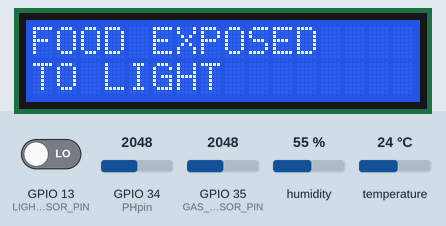
Recording of a sketch running on a simulated ESP32. Parts: 16×2 character LCD. The test bench sets the inputs (shaded band); at power-on: GPIO 34 (PHpin) = 2048, GPIO 35 (GAS_SENSOR_PIN) = 2048, humidity 55 %, GPIO 13 (LIGHT_SENSOR_PIN) LOW, temperature 24 °C. WiFi joins after 1.5 s; servers stay silent unless stated; what the sketch prints to the serial monitor is not drawn.

Above: at 5.5 s.
5.6 s: GPIO 34 (PHpin) set to 2866
At 14.2 s:
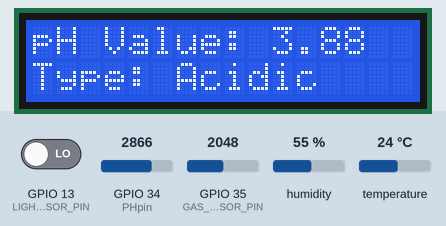
18.2 s: GPIO 35 (GAS_SENSOR_PIN) set to 931
At 23.7 s:
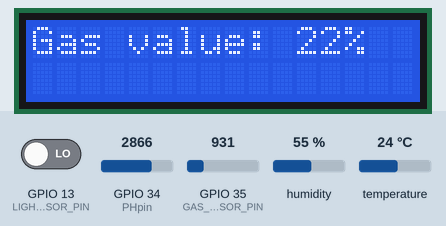
27.2 s: GPIO 35 (GAS_SENSOR_PIN) set to 818
At 38.4 s:
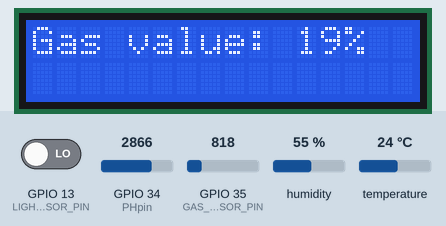
39.5 s: humidity set to 88 %
At 45.7 s:
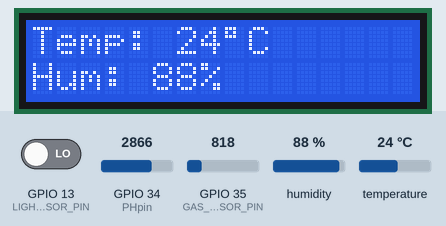
51.9 s: GPIO 13 (LIGHT_SENSOR_PIN) driven HIGH
At 65.8 s:
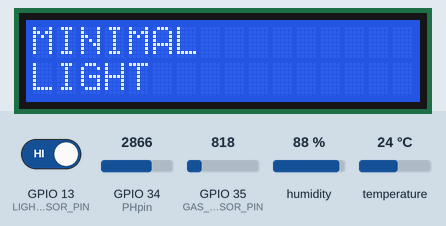
65.9 s: GPIO 35 (GAS_SENSOR_PIN) set to 617
At 70.2 s:
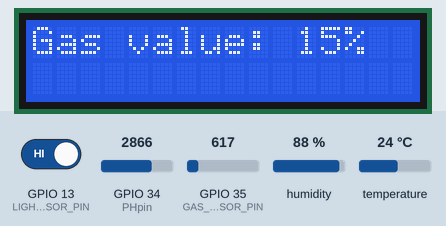
73.5 s: GPIO 35 (GAS_SENSOR_PIN) set to 538
Timing chart, 0 to 76.5 s (numbered marks = the images above; inputs shaded):
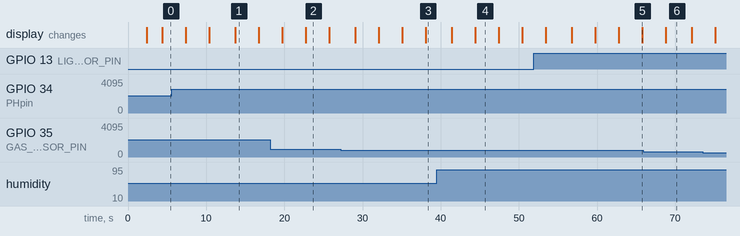

The sketch:

Food_quality.ino
```cpp
#define BLYNK_TEMPLATE_ID " "
#define BLYNK_TEMPLATE_NAME " "
#define BLYNK_AUTH_TOKEN " "

#include <LiquidCrystal.h>
#include "DHT.h"
#include <WiFi.h>
#include <BlynkSimpleEsp32.h>
#include <Wire.h>

#define LIGHT_SENSOR_PIN 13
#define DHT_SENSOR_PIN 4
#define DHT_SENSOR_TYPE DHT11
#define GAS_SENSOR_PIN 35
#define PHpin 34
#define WIFI_SSID " "
#define WIFI_PASSWORD " "


DHT dht(DHT_SENSOR_PIN, DHT_SENSOR_TYPE);
LiquidCrystal lcd(19, 23, 18, 17, 16, 15);

char blynkAuthToken[] = BLYNK_AUTH_TOKEN;
char wifiSsid[] = WIFI_SSID;
char wifiPassword[] = WIFI_PASSWORD;

BlynkTimer blynkTimer;

int gasPercentage = 0;
int temperatureCelsius = 0;
int humidityPercentage = 0;
float calibration_value = 20.24 - 3.20;  // Calibration offset
int buffer_arr[10];
int temp;
float ph_act;

void setup() {
  Serial.begin(115200);
  WiFi.begin(wifiSsid, wifiPassword);
  Serial.print("Connecting to Wi-Fi");
  int wifiAttemptCount = 0;
  while (WiFi.status() != WL_CONNECTED && wifiAttemptCount < 20) {
    delay(1000);
    Serial.print(".");
    wifiAttemptCount++;
  }

  if (WiFi.status() == WL_CONNECTED) {
    Serial.println("\nConnected to Wi-Fi!");
    Serial.println("Connecting to Blynk...");
    Blynk.begin(blynkAuthToken, wifiSsid, wifiPassword);
  } else {
    Serial.println("\nWi-Fi Connection Failed!");
  }

  lcd.begin(16, 2);
  lcd.clear();
  lcd.setCursor(0, 0);
  lcd.print("Welcome to");
  lcd.setCursor(0, 1);
  lcd.print("FOOD MONITORING");
  delay(2000);
  lcd.clear();

  pinMode(GAS_SENSOR_PIN, INPUT);
  pinMode(LIGHT_SENSOR_PIN, INPUT);
  pinMode(PHpin, INPUT);

  dht.begin();
  blynkTimer.setInterval(5000L, sendToBlynk);
}

void loop() {
  Blynk.run();
  blynkTimer.run();
  readLightSensor();
  readGasSensor();
  phsensor();
  readTemperatureHumidity();
}

void readLightSensor() {
  int lightState = digitalRead(LIGHT_SENSOR_PIN);
  Serial.print("Light state: ");
  Serial.println(lightState);

  lcd.clear();
  if (lightState == HIGH) {
    Serial.println("It is dark");
    lcd.setCursor(0, 0);
    lcd.print("MINIMAL");
    lcd.setCursor(0, 1);
    lcd.print("LIGHT");
  } else {
    Serial.println("It is light");
    lcd.setCursor(0, 0);
    lcd.print("FOOD EXPOSED");
    lcd.setCursor(0, 1);
    lcd.print("TO LIGHT");
  }
  delay(3000);
}

void readGasSensor() {
  int gasSensorValue = analogRead(GAS_SENSOR_PIN);
  gasPercentage = map(gasSensorValue, 0, 4095, 0, 100);

  Serial.print("ADC VALUE: ");
  Serial.println(gasSensorValue);
  Serial.print("PPM IN % : ");
  Serial.println(gasPercentage);

  lcd.clear();
  lcd.setCursor(0, 0);
  lcd.print("Gas value: ");
  lcd.print(gasPercentage);
  lcd.print("%");
  delay(3000);

  if (gasPercentage < 10) {  // **Food is Normal**
    Serial.println("Food condition: Normal");
    lcd.clear();
    lcd.setCursor(0, 0);
    lcd.print("FOOD IS NORMAL");
    lcd.setCursor(0, 1);
    lcd.print("SAFE TO STORE");
    delay(3000);
  } else if (gasPercentage >= 10 && gasPercentage < 14) {
    Serial.println("Warning: Food starts to spoil.");
    lcd.clear();
    lcd.setCursor(0, 0);
    lcd.print("FOOD STARTS");
    lcd.setCursor(0, 1);
    lcd.print("TO SPOIL");
    delay(3000);
    //Blynk.logEvent("gas_warning", "Food may start spoiling. Monitor closely.");
  } else if (gasPercentage > 20) {
    Serial.println("ALERT! FOOD IS SPOILED!");
    lcd.clear();
    lcd.setCursor(0, 0);
    lcd.print("ALERT!");
    lcd.setCursor(0, 1);
    lcd.print("FOOD SPOILED");
    delay(3000);
    Blynk.logEvent("gas_alert", "CRITICAL: FOOD SPOILAGE DETECTED!");
  }
}

void readTemperatureHumidity() {
  humidityPercentage = dht.readHumidity();
  temperatureCelsius = dht.readTemperature();

  if (isnan(humidityPercentage) || isnan(temperatureCelsius)) {
    Serial.println(F("Failed to read from DHT sensor!"));
    lcd.clear();
    lcd.print("DHT Read Err");
    delay(2000);
    return;
  }

  Serial.print(F("Humidity: "));
  Serial.print(humidityPercentage);
  Serial.print(F("% Temp: "));
  Serial.print(temperatureCelsius);
  Serial.println(F("°C"));

  lcd.clear();
  lcd.setCursor(0, 0);
  lcd.print(F("Temp: "));
  lcd.print(temperatureCelsius);
  lcd.print((char)223);  // Print the degree symbol
  lcd.print("C");

  lcd.setCursor(0, 1);
  lcd.print(F("Hum: "));
  lcd.print(humidityPercentage);
  lcd.print(F("%"));
  delay(3000);

  if (humidityPercentage >= 79) {
    Serial.println("FOOD SPOILING DUE TO HIGH HUMIDITY");
    lcd.clear();
    lcd.setCursor(0, 0);
    lcd.print("FOOD SPOILING");
    lcd.setCursor(0, 1);
    lcd.print("DUE TO HUMIDITY");
    delay(3000);
  }
  else if (temperatureCelsius >= 32) {
    Serial.println("HIGH TEMPERATURE");
    lcd.clear();
    lcd.setCursor(0, 0);
    lcd.print("HIGH");
    lcd.setCursor(0, 1);
    lcd.print("TEMPERATURE");
    delay(3000);
  }
}
void phsensor() {
    // Read pH sensor values into the buffer
    for (int i = 0; i < 10; i++) {
        buffer_arr[i] = analogRead(PHpin);
        delay(30);
    }

    // Sort the buffer array (Bubble Sort)
    for (int i = 0; i < 9; i++) {
        for (int j = i + 1; j < 10; j++) {
            if (buffer_arr[i] > buffer_arr[j]) {
                temp = buffer_arr[i];
                buffer_arr[i] = buffer_arr[j];
                buffer_arr[j] = temp;
            }
        }
    }

    // Take the median 6 values for averaging
    unsigned long int avgval = 0;
    for (int i = 2; i < 8; i++) {
        avgval += buffer_arr[i];
    }

    // Convert ADC value to voltage
    float volt = (float)avgval * 3.3 / 4096.0 / 6;

    // Convert voltage to pH value using calibration
    ph_act = -5.70 * volt + calibration_value;

    // Print the pH value
    Serial.print("pH Value: ");
    Serial.println(ph_act);

  // Classify the solution
  String solutionType;
  if (ph_act >= 6.30 && ph_act <6) {
    solutionType = "Alkaline";
  } else if (ph_act < 6.0) {
    solutionType = "Acidic";
  } else {
    solutionType = "Neutral";
  }

  // Display on LCD
  lcd.clear();
  lcd.setCursor(0, 0);
  lcd.print(F("pH Value: "));
  lcd.print(ph_act);

  lcd.setCursor(0, 1);
  lcd.print(F("Type: "));
  lcd.print(solutionType);

  delay(3000);
}


void sendToBlynk() {
  Serial.print("Gas: ");
  Serial.print(gasPercentage);
  Serial.print(" | Temp: ");
  Serial.print(temperatureCelsius);
  Serial.print(" | Humidity: ");
  Serial.println(humidityPercentage);
  Serial.print(" | pH: ");
  Serial.println(ph_act);

  Blynk.virtualWrite(V0, gasPercentage);
  Blynk.virtualWrite(V1, temperatureCelsius);
  Blynk.virtualWrite(V2, humidityPercentage);
  Blynk.virtualWrite(V3, ph_act);
  Serial.println("Sending to Blynk");
  //if (gasPercentage > 12) {
  //Blynk.logEvent("gas_alert", "FOOD SPOLIAGE DETECTED!");
}
```

Measured:
- after the input at 5.6 s, the display: first differs from a run without the input after 8.1 s (image 1)
- after the input at 51.9 s, the display: first differs from a run without the input after 13.9 s (image 5)
- what the display in image 1 shows lasts 3.0 s, from 13.7 s to 16.7 s
- what the display in image 6 shows lasts 3.3 s, from 68.8 s to 72.1 s
